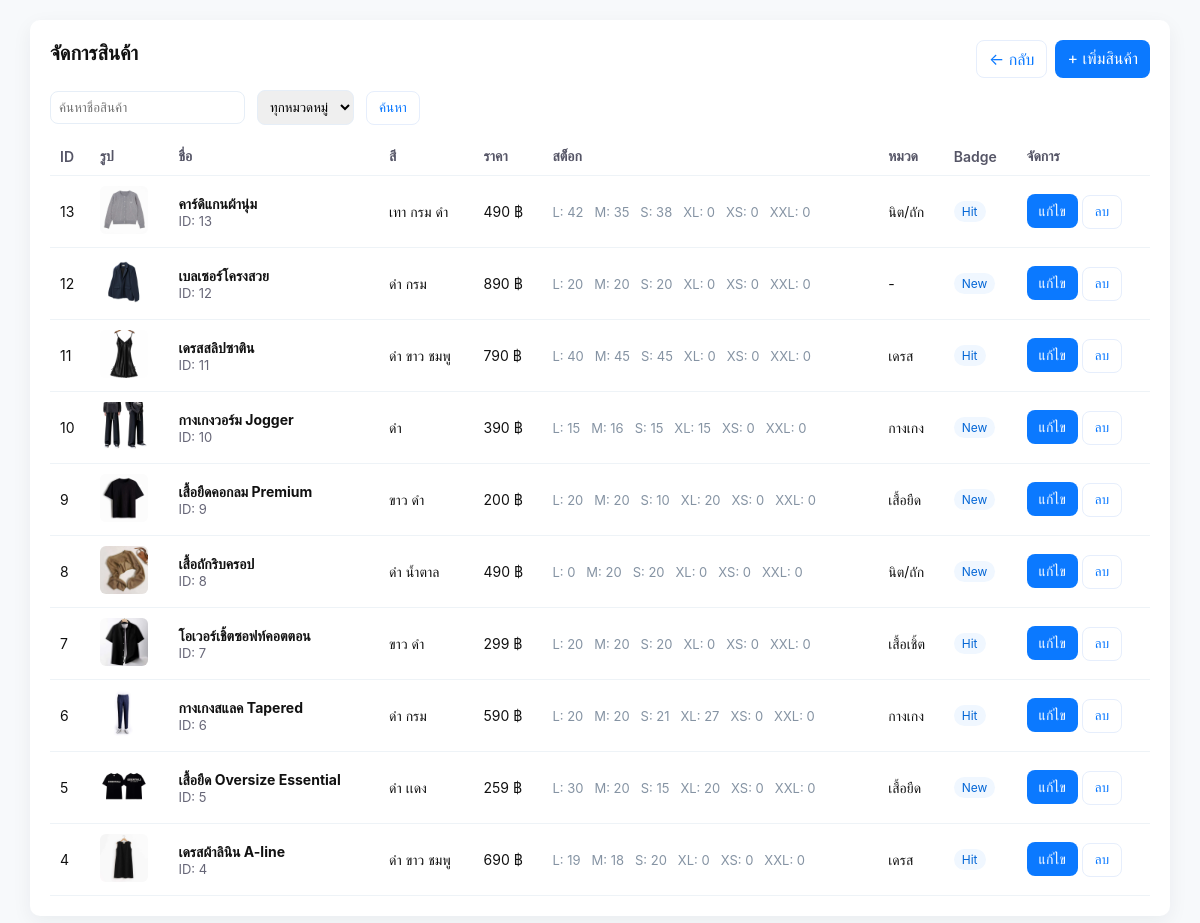
/admin/products.php, run on the app's committed database.
### tables this page shows
CREATE TABLE `products` (
  `id` int(11) NOT NULL,
  `name` varchar(150) NOT NULL,
  `description` text DEFAULT NULL,
  `price` decimal(10,2) NOT NULL DEFAULT 0.00,
  `image_url` varchar(255) DEFAULT NULL,
  `stock` int(11) NOT NULL DEFAULT 0,
  `created_at` timestamp NOT NULL DEFAULT current_timestamp(),
  `category` varchar(100) DEFAULT NULL,
  `colors` text DEFAULT NULL,
  `badge` varchar(50) DEFAULT NULL,
  `stock_xs` int(11) NOT NULL DEFAULT 0,
  `stock_s` int(11) NOT NULL DEFAULT 0,
  `stock_m` int(11) NOT NULL DEFAULT 0,
  `stock_l` int(11) NOT NULL DEFAULT 0,
  `stock_xl` int(11) NOT NULL DEFAULT 0,
  `stock_xxl` int(11) NOT NULL DEFAULT 0,
  `category_id` int(11) DEFAULT NULL,
  `color` varchar(64) DEFAULT NULL
);

CREATE TABLE `categories` (
  `id` int(11) NOT NULL,
  `name` varchar(191) NOT NULL
);

### admin/products.php (the view, shortened to what this page needs)
<?php
$pdo = db();
$pdo->setAttribute(PDO::ATTR_ERRMODE, PDO::ERRMODE_EXCEPTION);
function build_inventory_subquery(PDO $pdo): string {
  $cmap = [
    'XS'=>'stock_xs','S'=>'stock_s','M'=>'stock_m',
    'L'=>'stock_l','XL'=>'stock_xl','XXL'=>'stock_xxl','F'=>'stock_f'
  ];
  $parts = [];
  foreach ($cmap as $label=>$col) {
    $st = $pdo->prepare("SHOW COLUMNS FROM `products` LIKE ?");
    $st->execute([$col]);
    if ($st->fetch()) {
      $parts[] = "SELECT id AS product_id, '$label' AS size, COALESCE($col,0) AS stock FROM products";
    }
  }
  return implode("\nUNION ALL\n", $parts);
}
try {
  $pdo->exec("CREATE TABLE IF NOT EXISTS categories (
    id INT AUTO_INCREMENT PRIMARY KEY,
    name VARCHAR(191) UNIQUE NOT NULL
  ) ENGINE=InnoDB");
  $pdo->exec("CREATE TABLE IF NOT EXISTS product_images (
    id INT AUTO_INCREMENT PRIMARY KEY,
    product_id VARCHAR(191) NOT NULL,
    url VARCHAR(500) NOT NULL,
    sort_order INT NOT NULL DEFAULT 0,
    created_at TIMESTAMP NULL DEFAULT CURRENT_TIMESTAMP
  ) ENGINE=InnoDB");
} catch(Throwable $e){ error_log("Schema ensure error: ".$e->getMessage()); }
function get_products_with_inventory(PDO $pdo): array {
  $pdo->exec("SET SESSION group_concat_max_len = 100000");
  $invSub = build_inventory_subquery($pdo);
  $sql = "
    SELECT
      p.id, p.name, p.color, p.price, p.badge, p.category_id,
      c.name AS category_name,
      COALESCE(CONCAT('[', GROUP_CONCAT(
        DISTINCT CONCAT('{\"size\":\"', i.size, '\",\"stock\":', COALESCE(i.stock,0), '}')
        ORDER BY i.size SEPARATOR ','
      ), ']'), '[]') AS inventory,
      (
        SELECT COALESCE(CONCAT('[', GROUP_CONCAT(
          CONCAT('{\"id\":', pi.id, ',\"url\":\"', REPLACE(pi.url,'\"','\\\"'),
                 '\",\"sort_order\":', COALESCE(pi.sort_order,0), '}')
          ORDER BY pi.sort_order SEPARATOR ','
        ), ']'), '[]')
        FROM product_images pi WHERE pi.product_id = p.id
      ) AS images
    FROM products p
    LEFT JOIN ($invSub) AS i ON i.product_id = p.id
    LEFT JOIN categories c ON c.id = p.category_id
    GROUP BY p.id
    ORDER BY p.id DESC";
  return $pdo->query($sql)->fetchAll(PDO::FETCH_ASSOC);
}
$action = $_GET['action'] ?? 'list';
if ($action === 'list') {
  $products = get_products_with_inventory($pdo);
  ?>
  <!DOCTYPE html><html lang="th"><head>
  </head><body><div class="container">
    <div class="row" style="justify-content:space-between">
      <h1>จัดการสินค้า</h1>
      <div style="display:flex; gap:8px;">
        <a class="btn ghost" href="index.php">← กลับ</a>
        <a class="btn" href="?action=add">+ เพิ่มสินค้า</a>
      </div>
    </div>
    <div style="margin-top:12px;display:flex;gap:12px;align-items:center">
      <form method="get" class="row" style="margin:0">
        <input type="text" name="q" placeholder="ค้นหาชื่อสินค้า" style="padding:8px;border-radius:8px;border:1px solid #e6eef7">
        <select name="category" style="padding:8px;border-radius:8px;border:1px solid #e6eef7">
          <option value="">ทุกหมวดหมู่</option>
        </select>
        <button class="btn ghost" type="submit">ค้นหา</button>
      </form>
    </div>
    <table><thead>
      <tr><th>ID</th><th>รูป</th><th>ชื่อ</th><th>สี</th><th>ราคา</th><th>สต็อก</th><th>หมวด</th><th>Badge</th><th>จัดการ</th></tr>
    </thead><tbody>
    <?php foreach ($products as $p):
      $inv = json_decode($p['inventory'] ?? '[]', true);
      $images = json_decode($p['images'] ?? '[]', true);
    ?>
      <tr>
        <td><?= htmlspecialchars($p['id']) ?></td>
        <td>
          <?php if (!empty($images) && !empty($images[0]['url'])): ?>
            <img src="<?= htmlspecialchars($images[0]['url']) ?>" alt="" class="img-thumb">
          <?php else: ?>
            <div style="width:48px;height:48px;border-radius:6px;background:#f2f6fb;display:flex;align-items:center;justify-content:center;color:#9bb0d9">No</div>
          <?php endif; ?>
        </td>
        <td><div><strong><?= htmlspecialchars($p['name']) ?></strong></div><div class="meta">ID: <?= htmlspecialchars($p['id']) ?></div></td>
        <td><?= htmlspecialchars((string)($p['color'] ?? '-')) ?></td>
        <td><?= number_format((int)$p['price']) ?> ฿</td>
        <td class="muted">
          <?php if ($inv) { foreach ($inv as $i) { echo htmlspecialchars($i['size']).': '.(int)$i['stock'].' &nbsp; '; } } else echo '-'; ?>
        </td>
        <td><?= htmlspecialchars($p['category_name'] ?? '-') ?></td>
        <td><?= $p['badge'] ? '<span class="badge">'.htmlspecialchars($p['badge']).'</span>' : '-' ?></td>
        <td>
          <a class="btn" href="?action=edit&id=<?= urlencode($p['id']) ?>">แก้ไข</a>
          <form method="post" action="?action=delete" style="display:inline" onsubmit="return confirm('ลบสินค้านี้จริงหรือไม่?');">
            <button class="btn ghost" type="submit">ลบ</button>
          </form>
        </td>
      </tr>
    <?php endforeach; ?>
    </tbody></table>
  </div></body></html><?php
  exit;
}
  ?>

### admin/products.php (style rules this page uses)
:root { font-family:Inter,system-ui,Segoe UI,Roboto,"Helvetica Neue",Arial;color:#111 }
body { margin:20px;background:#f7f9fb }
.container { max-width:1100px;margin:0 auto;background:#fff;border-radius:10px;padding:20px;box-shadow:0 6px 20px rgba(20,30,50,0.06) }
h1 { margin:0 0 12px;font-size:20px }
.row { display:flex;gap:12px;align-items:center }
.btn { display:inline-block;padding:8px 12px;border-radius:8px;text-decoration:none;background:#0b79ff;color:#fff }
.btn.ghost { background:transparent;color:#0b79ff;border:1px solid #e6eefc }
table { width:100%;border-collapse:collapse;margin-top:12px }
th,td { padding:10px;text-align:left;border-bottom:1px solid #eef3f7;font-size:14px }
th { color:#556;font-weight:600 }
.meta { font-size:13px;color:#667 }
.badge { display:inline-block;padding:3px 8px;border-radius:999px;font-size:12px;background:#f0f7ff;color:#0366d6 }
.img-thumb { width:48px;height:48px;object-fit:cover;border-radius:6px }
.muted { color:#8593a3;font-size:13px }

### data on the page
products: id "13", shows a picture, name "คาร์ดิแกนผ้านุ่ม", color "เทา กรม ดำ", price "490", size "L", stock "42", size "M", stock "35", size "S", stock "38", size "XL", stock "0", size "XS", size "XXL", category.name "นิต/ถัก", badge "Hit"
products: id "12", shows a picture, name "เบลเซอร์โครงสวย", color "ดำ กรม", price "890", size "L", stock "20", size "M", size "S", size "XL", stock "0", size "XS", size "XXL", category_name "-", badge "New"
products: id "11", shows a picture, name "เดรสสลิปซาติน", color "ดำ ขาว ชมพู", price "790", size "L", stock "40", size "M", stock "45", size "S", size "XL", stock "0", size "XS", size "XXL", category.name "เดรส", badge "Hit"
products: id "10", shows a picture, name "กางเกงวอร์ม Jogger", color "ดำ", price "390", size "L", stock "15", size "M", stock "16", size "S", size "XL", size "XS", stock "0", size "XXL", category.name "กางเกง", badge "New"
products: id "9", shows a picture, name "เสื้อยืดคอกลม Premium", color "ขาว ดำ", price "200", size "L", stock "20", size "M", size "S", stock "10", size "XL", size "XS", stock "0", size "XXL", category.name "เสื้อยืด", badge "New"
products: id "8", shows a picture, name "เสื้อถักริบครอป", color "ดำ น้ำตาล", price "490", size "L", stock "0", size "M", stock "20", size "S", size "XL", size "XS", size "XXL", category.name "นิต/ถัก", badge "New"
products: id "7", shows a picture, name "โอเวอร์เชิ้ตซอฟท์คอตตอน", color "ขาว ดำ", price "299", size "L", stock "20", size "M", size "S", size "XL", stock "0", size "XS", size "XXL", category.name "เสื้อเชิ้ต", badge "Hit"
products: id "6", shows a picture, name "กางเกงสแลค Tapered", color "ดำ กรม", price "590", size "L", stock "20", size "M", size "S", stock "21", size "XL", stock "27", size "XS", stock "0", size "XXL", category.name "กางเกง", badge "Hit"
products: id "5", shows a picture, name "เสื้อยืด Oversize Essential", color "ดำ เเดง", price "259", size "L", stock "30", size "M", stock "20", size "S", stock "15", size "XL", size "XS", stock "0", size "XXL", category.name "เสื้อยืด", badge "New"
products: id "4", shows a picture, name "เดรสผ้าลินิน A-line", color "ดำ ขาว ชมพู", price "690", size "L", stock "19", size "M", stock "18", size "S", stock "20", size "XL", stock "0", size "XS", size "XXL", category.name "เดรส", badge "Hit"
